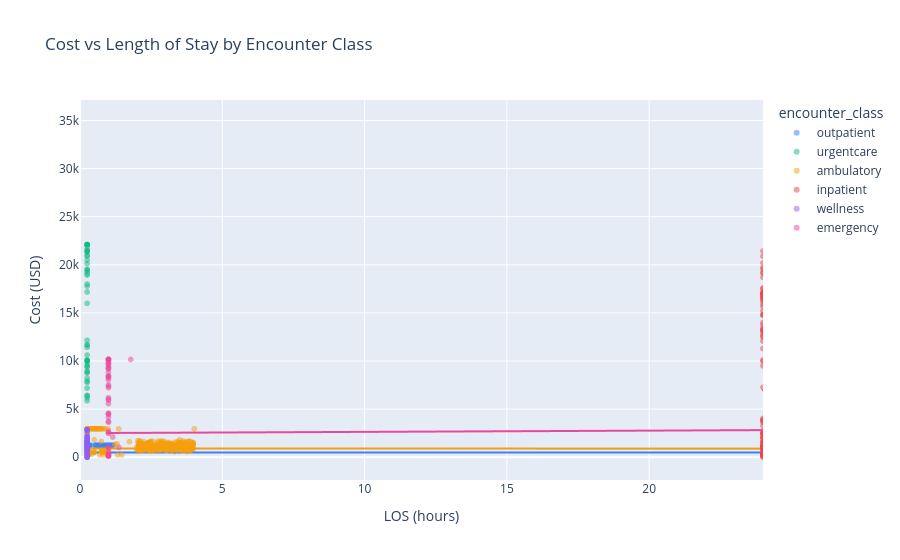

This figure's notebook cell:
### Code cell
# ── 4.2  Cost vs LOS Correlation ────────────────────────────────────────────
from scipy import stats

corr_results = []
for cls in df['encounter_class'].unique():
    subset = df[df['encounter_class'] == cls][['los_hours', 'cost_capped']].dropna()
    if len(subset) > 10:
        r, p = stats.pearsonr(subset['los_hours'], subset['cost_capped'])
        rho, p2 = stats.spearmanr(subset['los_hours'], subset['cost_capped'])
        corr_results.append({'encounter_class': cls, 'pearson_r': round(r, 3), 'spearman_rho': round(rho, 3), 'n': len(subset)})

corr_df = pd.DataFrame(corr_results)
print('Cost vs LOS Correlations by Encounter Class:')
display(corr_df)

fig = px.scatter(
    df.sample(min(3000, len(df))),
    x='los_hours', y='cost_capped',
    color='encounter_class',
    opacity=0.5,
    title='Cost vs Length of Stay by Encounter Class',
    labels={'los_hours': 'LOS (hours)', 'cost_capped': 'Cost (USD)'},
    color_discrete_sequence=PALETTE,
    trendline='ols'
)
fig.update_layout(xaxis_range=[0, df['los_hours'].quantile(0.98)])
fig.show()

### Figure 1 — Plotly figure (JSON) as saved in the notebook; plotly's stock layout.template omitted (floating-point values rounded to 4 significant figures; data arrays with more than 128 entries replaced by an {"elided": "..."} marker saying what was removed)
{"data": [{"hovertemplate": "encounter_class=outpatient<br>LOS (hours)=%{x}<br>Cost (USD)=%{y}<extra></extra>", "legendgroup": "outpatient", "marker": {"color": "#3b82f6", "opacity": 0.5, "symbol": "circle"}, "mode": "markers", "name": "outpatient", "showlegend": true, "type": "scattergl", "x": {"elided": "699 float values"}, "xaxis": "x", "y": {"elided": "699 float values"}, "yaxis": "y"}, {"hovertemplate": "<b>OLS trendline</b><br>cost_capped = -0.0563068 * los_hours + 494.865<br>R<sup>2</sup>=0.001538<br><br>encounter_class=outpatient<br>LOS (hours)=%{x}<br>Cost (USD)=%{y} <b>(trend)</b><extra></extra>", "legendgroup": "outpatient", "marker": {"color": "#3b82f6", "symbol": "circle"}, "mode": "lines", "name": "outpatient", "showlegend": false, "type": "scattergl", "x": {"elided": "699 float values"}, "xaxis": "x", "y": {"elided": "699 float values"}, "yaxis": "y"}, {"hovertemplate": "encounter_class=urgentcare<br>LOS (hours)=%{x}<br>Cost (USD)=%{y}<extra></extra>", "legendgroup": "urgentcare", "marker": {"color": "#10b981", "opacity": 0.5, "symbol": "circle"}, "mode": "markers", "name": "urgentcare", "showlegend": true, "type": "scattergl", "x": {"elided": "365 float values"}, "xaxis": "x", "y": {"elided": "365 float values"}, "yaxis": "y"}, {"hovertemplate": "<b>OLS trendline</b><br>cost_capped = 19468.5<br>R<sup>2</sup>=0.000000<br><br>encounter_class=urgentcare<br>LOS (hours)=%{x}<br>Cost (USD)=%{y} <b>(trend)</b><extra></extra>", "legendgroup": "urgentcare", "marker": {"color": "#10b981", "symbol": "circle"}, "mode": "lines", "name": "urgentcare", "showlegend": false, "type": "scattergl", "x": {"elided": "365 float values"}, "xaxis": "x", "y": {"elided": "365 float values"}, "yaxis": "y"}, {"hovertemplate": "encounter_class=ambulatory<br>LOS (hours)=%{x}<br>Cost (USD)=%{y}<extra></extra>", "legendgroup": "ambulatory", "marker": {"color": "#f59e0b", "opacity": 0.5, "symbol": "circle"}, "mode": "markers", "name": "ambulatory", "showlegend": true, "type": "scattergl", "x": {"elided": "1372 float values"}, "xaxis": "x", "y": {"elided": "1372 float values"}, "yaxis": "y"}, {"hovertemplate": "<b>OLS trendline</b><br>cost_capped = -0.758557 * los_hours + 915.134<br>R<sup>2</sup>=0.000183<br><br>encounter_class=ambulatory<br>LOS (hours)=%{x}<br>Cost (USD)=%{y} <b>(trend)</b><extra></extra>", "legendgroup": "ambulatory", "marker": {"color": "#f59e0b", "symbol": "circle"}, "mode": "lines", "name": "ambulatory", "showlegend": false, "type": "scattergl", "x": {"elided": "1372 float values"}, "xaxis": "x", "y": {"elided": "1372 float values"}, "yaxis": "y"}, {"hovertemplate": "encounter_class=inpatient<br>LOS (hours)=%{x}<br>Cost (USD)=%{y}<extra></extra>", "legendgroup": "inpatient", "marker": {"color": "#ef4444", "opacity": 0.5, "symbol": "circle"}, "mode": "markers", "name": "inpatient", "showlegend": true, "type": "scattergl", "x": [24.0, 24.0, 24.0, 24.0, 24.0, 24.0, 24.0, 24.0, 24.0, 24.0, 24.67, 24.0, 24.0, 24.0, 24.0, 24.0, 24.0, 24.0, 24.0, 24.0, 24.0, 24.0, 24.0, 24.0, 24.0, 24.0, 24.0, 24.0, 24.0, 24.0, 24.0, 24.0, 24.0, 24.0, 24.0, 24.0, 24.0, 24.0, 24.0, 24.0, 24.0, 24.0, 24.0, 24.0, 24.0, 24.0, 24.0, 24.0, 24.0, 24.0, 24.0, 24.0, 24.0, 24.0, 24.0, 24.0, 24.0, 24.0, 24.0, 24.0, 24.0, 24.0, 24.0, 24.0, 24.0, 24.0, 24.0, 24.0, 24.0, 24.0, 24.0, 24.0, 24.0, 24.0, 24.0, 24.0, 77.65, 24.0, 24.0, 24.0, 24.0, 24.0, 24.0, 24.0, 24.0, 52.03, 24.0, 24.0, 24.0, 24.0, 24.0, 24.0, 24.0, 24.0, 24.0, 24.0, 24.0, 24.0, 24.0, 24.0, 8250.0, 24.0, 24.0, 24.0, 24.0, 24.0, 24.0, 24.0, 24.0, 24.0, 24.0, 24.0, 24.0, 24.0, 24.0, 24.0, 24.0, 24.0, 24.0, 24.0, 24.0, 24.0, 24.0, 24.0, 116.9], "xaxis": "x", "y": [2434.0, 18690.0, 19090.0, 1457.0, 1601.0, 3262.0, 250.0, 9494.0, 12760.0, 17070.0, 3906.0, 14840.0, 16680.0, 289.9, 146.2, 13410.0, 237.9, 12460.0, 16390.0, 15220.0, 1187.0, 16900.0, 1330.0, 14820.0, 942.3, 10100.0, 3854.0, 520.7, 3783.0, 1117.0, 2745.0, 242.5, 0.0, 982.4, 905.6, 17500.0, 289.9, 1951.0, 146.2, 239.9, 17210.0, 12620.0, 146.2, 20190.0, 16460.0, 246.7, 280.1, 13280.0, 174.3, 7260.0, 3638.0, 19550.0, 247.3, 9971.0, 16190.0, 2527.0, 17050.0, 3879.0, 14000.0, 258.4, 918.5, 21430.0, 257.2, 11300.0, 16790.0, 240.1, 12070.0, 1713.0, 14720.0, 288.2, 146.2, 146.2, 20890.0, 2111.0, 146.2, 236.5, 14660.0, 1132.0, 233.2, 2033.0, 2381.0, 271.0, 247.9, 13730.0, 17000.0, 18440.0, 16750.0, 1539.0, 520.6, 972.6, 1047.0, 146.2, 1173.0, 734.5, 266.5, 2416.0, 19220.0, 1241.0, 1217.0, 260.0, 7094.0, 19710.0, 15910.0, 1076.0, 1039.0, 1060.0, 240.1, 314.9, 2559.0, 17000.0, 13140.0, 520.6, 15660.0, 13190.0, 2111.0, 750.5, 4034.0, 16620.0, 313.5, 13050.0, 146.2, 17600.0, 17020.0, 1157.0, 34760.0], "yaxis": "y"}, {"hovertemplate": "<b>OLS trendline</b><br>cost_capped = 0.0642702 * los_hours + 6966.47<br>R<sup>2</sup>=0.000038<br><br>encounter_class=inpatient<br>LOS (hours)=%{x}<br>Cost (USD)=%{y} <b>(trend)</b><extra></extra>", "legendgroup": "inpatient", "marker": {"color": "#ef4444", "symbol": "circle"}, "mode": "lines", "name": "inpatient", "showlegend": false, "type": "scattergl", "x": [24.0, 24.0, 24.0, 24.0, 24.0, 24.0, 24.0, 24.0, 24.0, 24.0, 24.0, 24.0, 24.0, 24.0, 24.0, 24.0, 24.0, 24.0, 24.0, 24.0, 24.0, 24.0, 24.0, 24.0, 24.0, 24.0, 24.0, 24.0, 24.0, 24.0, 24.0, 24.0, 24.0, 24.0, 24.0, 24.0, 24.0, 24.0, 24.0, 24.0, 24.0, 24.0, 24.0, 24.0, 24.0, 24.0, 24.0, 24.0, 24.0, 24.0, 24.0, 24.0, 24.0, 24.0, 24.0, 24.0, 24.0, 24.0, 24.0, 24.0, 24.0, 24.0, 24.0, 24.0, 24.0, 24.0, 24.0, 24.0, 24.0, 24.0, 24.0, 24.0, 24.0, 24.0, 24.0, 24.0, 24.0, 24.0, 24.0, 24.0, 24.0, 24.0, 24.0, 24.0, 24.0, 24.0, 24.0, 24.0, 24.0, 24.0, 24.0, 24.0, 24.0, 24.0, 24.0, 24.0, 24.0, 24.0, 24.0, 24.0, 24.0, 24.0, 24.0, 24.0, 24.0, 24.0, 24.0, 24.0, 24.0, 24.0, 24.0, 24.0, 24.0, 24.0, 24.0, 24.0, 24.0, 24.0, 24.0, 24.0, 24.67, 52.03, 77.65, 116.9, 8250.0], "xaxis": "x", "y": [6968.0, 6968.0, 6968.0, 6968.0, 6968.0, 6968.0, 6968.0, 6968.0, 6968.0, 6968.0, 6968.0, 6968.0, 6968.0, 6968.0, 6968.0, 6968.0, 6968.0, 6968.0, 6968.0, 6968.0, 6968.0, 6968.0, 6968.0, 6968.0, 6968.0, 6968.0, 6968.0, 6968.0, 6968.0, 6968.0, 6968.0, 6968.0, 6968.0, 6968.0, 6968.0, 6968.0, 6968.0, 6968.0, 6968.0, 6968.0, 6968.0, 6968.0, 6968.0, 6968.0, 6968.0, 6968.0, 6968.0, 6968.0, 6968.0, 6968.0, 6968.0, 6968.0, 6968.0, 6968.0, 6968.0, 6968.0, 6968.0, 6968.0, 6968.0, 6968.0, 6968.0, 6968.0, 6968.0, 6968.0, 6968.0, 6968.0, 6968.0, 6968.0, 6968.0, 6968.0, 6968.0, 6968.0, 6968.0, 6968.0, 6968.0, 6968.0, 6968.0, 6968.0, 6968.0, 6968.0, 6968.0, 6968.0, 6968.0, 6968.0, 6968.0, 6968.0, 6968.0, 6968.0, 6968.0, 6968.0, 6968.0, 6968.0, 6968.0, 6968.0, 6968.0, 6968.0, 6968.0, 6968.0, 6968.0, 6968.0, 6968.0, 6968.0, 6968.0, 6968.0, 6968.0, 6968.0, 6968.0, 6968.0, 6968.0, 6968.0, 6968.0, 6968.0, 6968.0, 6968.0, 6968.0, 6968.0, 6968.0, 6968.0, 6968.0, 6968.0, 6968.0, 6970.0, 6971.0, 6974.0, 7497.0], "yaxis": "y"}, {"hovertemplate": "encounter_class=wellness<br>LOS (hours)=%{x}<br>Cost (USD)=%{y}<extra></extra>", "legendgroup": "wellness", "marker": {"color": "#8b5cf6", "opacity": 0.5, "symbol": "circle"}, "mode": "markers", "name": "wellness", "showlegend": true, "type": "scattergl", "x": {"elided": "207 float values"}, "xaxis": "x", "y": {"elided": "207 float values"}, "yaxis": "y"}, {"hovertemplate": "<b>OLS trendline</b><br>cost_capped = 5938.85<br>R<sup>2</sup>=0.000000<br><br>encounter_class=wellness<br>LOS (hours)=%{x}<br>Cost (USD)=%{y} <b>(trend)</b><extra></extra>", "legendgroup": "wellness", "marker": {"color": "#8b5cf6", "symbol": "circle"}, "mode": "lines", "name": "wellness", "showlegend": false, "type": "scattergl", "x": {"elided": "207 float values"}, "xaxis": "x", "y": {"elided": "207 float values"}, "yaxis": "y"}, {"hovertemplate": "encounter_class=emergency<br>LOS (hours)=%{x}<br>Cost (USD)=%{y}<extra></extra>", "legendgroup": "emergency", "marker": {"color": "#ec4899", "opacity": 0.5, "symbol": "circle"}, "mode": "markers", "name": "emergency", "showlegend": true, "type": "scattergl", "x": {"elided": "232 float values"}, "xaxis": "x", "y": {"elided": "232 float values"}, "yaxis": "y"}, {"hovertemplate": "<b>OLS trendline</b><br>cost_capped = 13.0068 * los_hours + 2507.82<br>R<sup>2</sup>=0.015724<br><br>encounter_class=emergency<br>LOS (hours)=%{x}<br>Cost (USD)=%{y} <b>(trend)</b><extra></extra>", "legendgroup": "emergency", "marker": {"color": "#ec4899", "symbol": "circle"}, "mode": "lines", "name": "emergency", "showlegend": false, "type": "scattergl", "x": {"elided": "232 float values"}, "xaxis": "x", "y": {"elided": "232 float values"}, "yaxis": "y"}], "layout": {"legend": {"title": {"text": "encounter_class"}, "tracegroupgap": 0}, "title": {"text": "Cost vs Length of Stay by Encounter Class"}, "xaxis": {"anchor": "y", "domain": [0, 1], "range": [0, 24], "title": {"text": "LOS (hours)"}}, "yaxis": {"anchor": "x", "domain": [0, 1], "title": {"text": "Cost (USD)"}}}}
